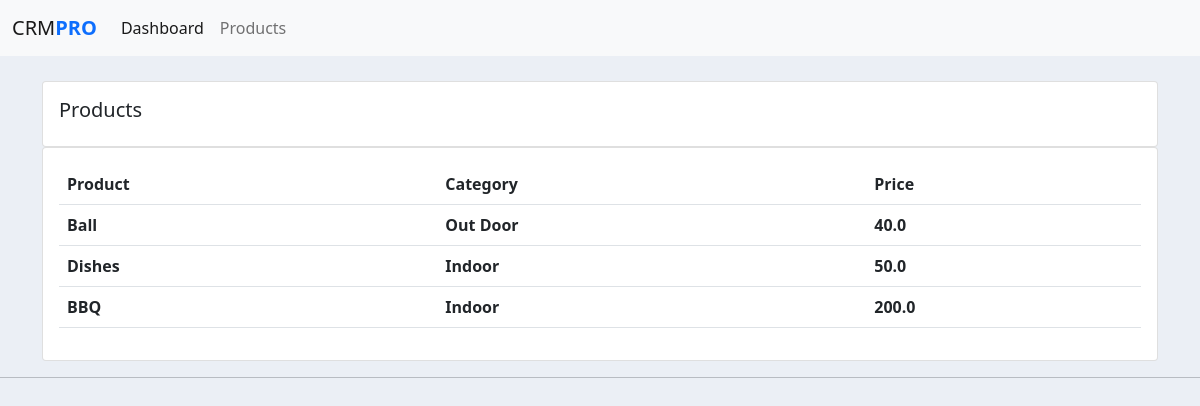
Screenshot of /products/ with the database file from the repository.
### accounts/models.py (models this page shows, shortened)
class Product(models.Model):
    CATEGORY = (
		('Indoor', 'Indoor'),
		('Out Door', 'Out Door'),
	)
    name = models.CharField(max_length=200, null=True)
    price = models.FloatField(null=True)
    category = models.CharField(max_length=200, null=True, choices=CATEGORY)
    description = models.CharField(max_length=200, null=True)
    date_created = models.DateTimeField(auto_now_add=True, null=True)
    tags = models.ManyToManyField(Tag)

### accounts/views.py (the view)
# urls.py: path('products/', views.products,name='products'),
def products(request):
    products = Product.objects.all()
    return render(request,'accounts/products.html', {'products': products}) #passing the html page and the products list

### accounts/templates/accounts/products.html
{% extends 'accounts/main.html' %}
{% block content %}
<br>
<div class="row">
    <div class="col-md">
        <div class="card card-body">
            <h5>Products</h5>
        </div>
        <div class="card card-body">
            <table class="table">
                <tr>
                    <th>Product</th>
                    <th>Category</th>
                    <th>Price</th>
                </tr>
                {% for i in products %}
                    <tr>
                        <th>{{i.name}}</th>
                        <th>{{i.category}}</th>
                        <th>{{i.price}}</th>
                    </tr>
                {% endfor %}
            </table>
        </div>
    </div>
</div>
{% endblock %}

### static/css/main.css (style rules this page uses)
body { background-color: #ebeff5; }

### rows the page displays
Product: name "Ball", category "Out Door", price "40.0"
Product: name "Dishes", category "Indoor", price "50.0"
Product: name "BBQ", category "Indoor", price "200.0"
